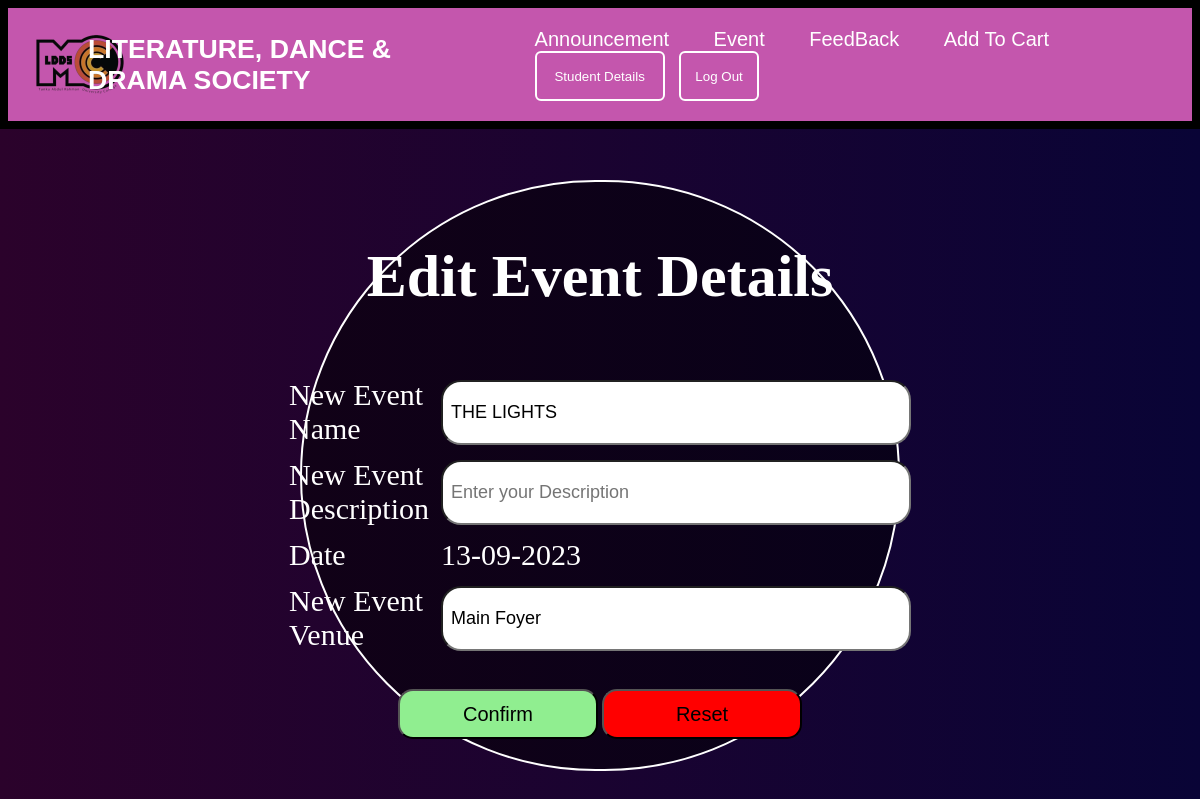
The page /EventEdit.php?date=13-09-2023 on the database its author committed.
### tables this page shows
CREATE TABLE `event_detail` (
  `EventName` varchar(30) NOT NULL,
  `EventDate` char(10) NOT NULL,
  `EventtVenue` varchar(40) NOT NULL,
  `EventTime` varchar(30) NOT NULL,
  `Price_P` int(11) NOT NULL,
  `Price_S` int(11) NOT NULL,
  `Description` text NOT NULL
);

### EventEdit.php (the view, shortened to what this page needs)
<!DOCTYPE html>
<html>
    <head>
        <link href="event_edit.css" rel="stylesheet" type="text/css"/>
    </head>
    <body>
        <?php
            include'./header.php';
        ?>
        <?php
            global $hideForm;
            if($_SERVER["REQUEST_METHOD"]=="GET"){
                (isset($_GET["date"]))?
                $date = strtoupper(trim($_GET["date"])):
                $date = "";
                $con = new mysqli(DB_HOST,DB_USER,DB_PASS,DB_NAME);
                $sql = "SELECT * FROM event_detail WHERE EventDate = '$date'";
                $result = $con->query($sql);
                if($record = $result->fetch_object()){
                    $event = $record-> EventName;
                    $desc = $record-> Description;
                    $date = $record->EventDate;
                    $venue = $record->EventtVenue;
                }else{
                    echo "<div class='mbError'>
                          Unable to retrieve record!
                          <a href='EventView.php' class='editLink'>Back to Event View</a>
                          </div>";
                    $hideForm = true;
                }
            }
        ?>
        <?php if($hideForm == false) :  ?>
        <form action="" method="POST">
            <div class="background-edit">
                <div class="title-edit">
                    <h1>Edit Event Details</h1>
                </div>
                <table class="table-edit">
                    <tr>
                        <td>New Event Name</td>
                        <td><input type="text" name="newEvent" placeholder="Enter your Event Name" class="inputBox-size" value="<?php echo $event;?>"/>  </td>
                    </tr>
                    <tr>
                        <td>New Event Description</td>
                        <td><input type="text" name="eDesc" placeholder="Enter your Description" class="inputBox-size" value="<?php echo $desc;?>"/>  </td>
                    </tr>
                    <tr>
                        <td>Date</td>
                        <td><?php echo $date;?>
                            <input type="hidden" name="hdDate" value="<?php echo $date ?>" /></td>
                    </tr>
                    <tr>
                        <td>New Event Venue</td>
                        <td><input type="text" name="eVenue" placeholder="Enter your New Venue" class="inputBox-size" value="<?php echo $venue;?>"/></td>
                    </tr>
                </table>
                <div>
                    <input type="submit" value="Confirm" class="edit-btn"/>
                    <input type="reset" value="Reset" class="reset-btn"/>
                </div>
            </div>
        </form>
        <?php endif; ?>
    </body>
</html>

### event_edit.css (style rules this page uses)
* { margin: 0; padding:0; color: white; }
body { background:linear-gradient(to right,#2b022b,#090436); height: 700px; margin-top: 15%; margin-bottom: 15%; }
.background-edit { border: 2px solid white; border-radius: 400px; display: flex; justify-content: center; background-image: linear-gradient(rgba(0, 0, 0, 0.5),rgba(0, 0, 0, 0.5)); margin-left: 300px; margin-right: 300px; padding: 30px; flex-wrap: wrap; }
.edit-btn { color: black; background-color: lightgreen; font-size: 20px; cursor: pointer; width: 200px; height: 50px; border-radius: 15px; }
.reset-btn { color: black; background-color: red; font-size: 20px; cursor: pointer; width: 200px; height: 50px; border-radius: 15px; }
.title-edit { font-size: 30px; text-align:center; margin: 30px; }
.table-edit { margin: 30px; font-size: 30px; width: 80%; }
tr,td { padding:5px; }
.inputBox-size { height: 45px; width: 450px; border-radius:20px; padding: 8px; font-size: 18px; color: black; }

### rows shown on the page
event_detail: newEvent "THE LIGHTS", EventDate "13-09-2023", eVenue "Main Foyer"
